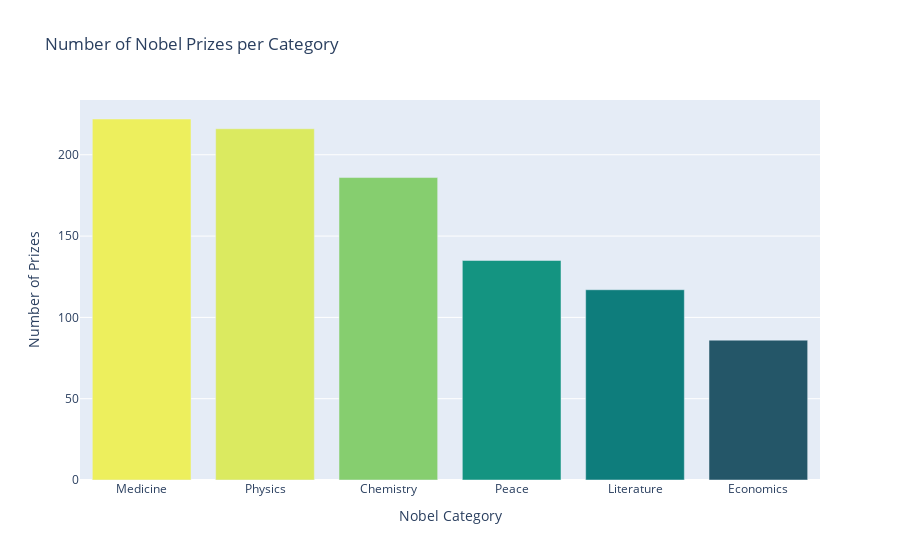

Write notebook code for a chart like this one.
### Code cell
categor_bar = px.bar(
    data_frame=nobel_by_category,
    x=nobel_by_category.index,
    y=nobel_by_category.values,
    color=nobel_by_category.values,
    color_continuous_scale="Aggrnyl",
    title="Number of Nobel Prizes per Category"
)
categor_bar.update_layout(
    xaxis_title="Nobel Category",
    yaxis_title="Number of Prizes",
    coloraxis_showscale=False
)

### Figure 1 — Plotly figure (JSON) as saved in the notebook; plotly's stock layout.template omitted (floating-point values rounded to 4 significant figures)
{"data": [{"alignmentgroup": "True", "hovertemplate": "index=%{x}<br>y=%{y}<br>color=%{marker.color}<extra></extra>", "legendgroup": "", "marker": {"color": [222, 216, 186, 135, 117, 86], "coloraxis": "coloraxis"}, "name": "", "offsetgroup": "", "orientation": "v", "showlegend": false, "textposition": "auto", "type": "bar", "x": ["Medicine", "Physics", "Chemistry", "Peace", "Literature", "Economics"], "xaxis": "x", "y": [222, 216, 186, 135, 117, 86], "yaxis": "y"}], "layout": {"barmode": "relative", "coloraxis": {"colorbar": {"title": {"text": "color"}}, "colorscale": [[0, "rgb(36, 86, 104)"], [0.1667, "rgb(15, 114, 121)"], [0.3333, "rgb(13, 143, 129)"], [0.5, "rgb(57, 171, 126)"], [0.6667, "rgb(110, 197, 116)"], [0.8333, "rgb(169, 220, 103)"], [1, "rgb(237, 239, 93)"]], "showscale": false}, "legend": {"tracegroupgap": 0}, "title": {"text": "Number of Nobel Prizes per Category"}, "xaxis": {"anchor": "y", "domain": [0, 1], "title": {"text": "Nobel Category"}}, "yaxis": {"anchor": "x", "domain": [0, 1], "title": {"text": "Number of Prizes"}}}}
